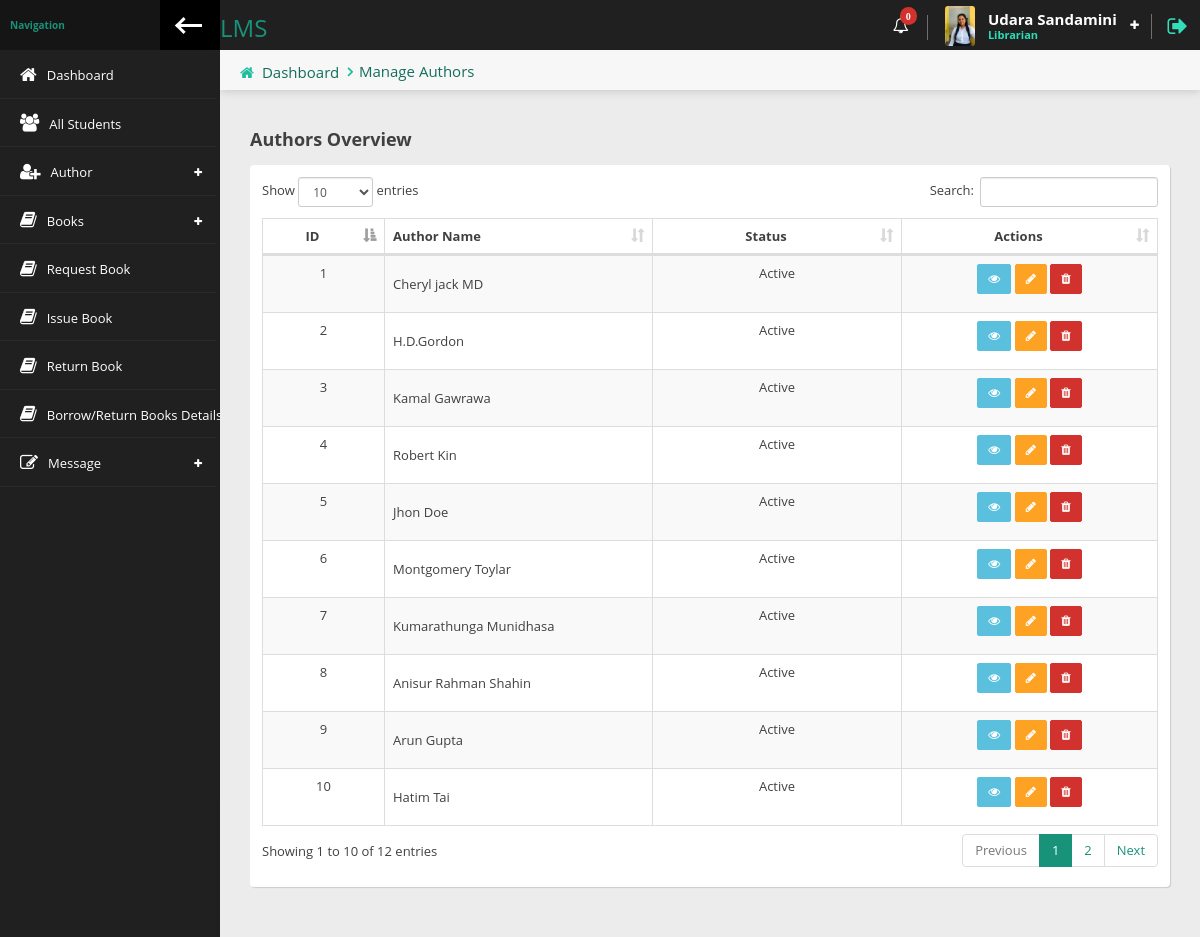
Page /librarian/manageauthor.php (signed in) on the committed database.
### tables this page shows
CREATE TABLE `libraian` (
  `id` int(11) NOT NULL,
  `name` varchar(100) NOT NULL,
  `email` varchar(150) NOT NULL,
  `username` varchar(50) NOT NULL,
  `tag` varchar(50) NOT NULL,
  `password` varchar(150) NOT NULL,
  `phone` varchar(20) NOT NULL,
  `date` timestamp NOT NULL DEFAULT current_timestamp(),
  `image` varchar(150) DEFAULT NULL,
  `city` varchar(20) NOT NULL
);

CREATE TABLE `authors` (
  `id` int(11) NOT NULL,
  `author_name` varchar(100) NOT NULL,
  `status` enum('Active','Inactive') NOT NULL,
  `created_at` timestamp NOT NULL DEFAULT current_timestamp()
);

### librarian/manageauthor.php (the view, shortened to what this page needs)
<?php
require_once 'header.php';
include('../include/db.php');
?>
<div class="content-header">
    <div class="leftside-content-header">
        <ul class="breadcrumbs">
            <li><i class="fa fa-home" aria-hidden="true"></i><a href="#">Dashboard</a></li>
            <li><a href="">Manage Authors</a></li>
        </ul>
    </div>
</div>
<div class="row animated fadeInUp">
    <div class="col-12 col-sm-10 col-md-12">
        <h4 class="section-subtitle"><b>Authors Overview</b></h4>
        <div class="panel">
            <div class="panel-content">
                <div class="table-responsive">
                    <table id="basic-table" class="data-table table table-striped nowrap table-hover table-bordered border" cellspacing="0" width="100%">
                    <thead>
    <tr>
        <th class="text-center" style="width: 100px;">ID</th>
        <th class="text-left" style="vertical-align: middle; width: 250px;">Author Name</th>
        <th class="text-center" style="width: 250px;">Status</th>
        <th class="text-center" style="width: 250px;">Actions</th>
    </tr>
</thead>
<tbody class="text-center">
    <?php
    $sql = "SELECT * FROM `authors` ORDER BY `id` DESC";
    $result = mysqli_query($con, $sql);
    while($row = mysqli_fetch_assoc($result)){ ?>
    <tr>
        <td class="text-center"><?= $row['id'] ?></td>
        <td class="text-left" style="vertical-align: middle;"><?= $row['author_name'] ?></td>
        <td class="text-center"><?= $row['status'] ?></td>
        <td class="text-center">
            <a href="" class="btn btn-info btn-sm" data-toggle="modal" data-target="#author-<?= $row['id'] ?>"><i class="fa fa-eye"></i></a>
            <a href="" class="btn btn-warning btn-sm" data-toggle="modal" data-target="#authoredit-<?= $row['id'] ?>"><i class="fa fa-pencil"></i></a>
            <a href="deleteauthor.php?id=<?= base64_encode($row['id']) ?>" class="btn btn-danger btn-sm" onclick="return confirm('Are you sure?')"><i class="fa fa-trash"></i></a>
        </td>
    </tr>
    <?php } ?>
</tbody>
                    </table>
                </div>
            </div>
        </div>
    </div>
</div>
<?php require_once 'footer.php'; ?>

### librarian/header.php (shortened to what this page needs)
<?php
include('../include/db.php');
$id = $_SESSION['admin_success_id'];
$sql = "SELECT * FROM libraian WHERE id = $id";
$result = mysqli_query($con,$sql);
$data = mysqli_fetch_assoc($result);
$page = explode('/', $_SERVER['PHP_SELF']);
$page = end($page);
$sql_requests = "SELECT COUNT(*) AS request_count FROM request_book";
$request_result = mysqli_query($con, $sql_requests);
$request_data = mysqli_fetch_assoc($request_result);
$request_count = $request_data['request_count'];
?>
<!doctype html>
<html lang="en" class="fixed left-sidebar-top">
<head>
    <link href="../assets/vendor/pace/pace-theme-minimal.css" rel="stylesheet" />
    <link rel="stylesheet" href="../assets/vendor/bootstrap/css/bootstrap.css">
    <link rel="stylesheet" href="../assets/vendor/font-awesome/css/font-awesome.css">
    <link rel="stylesheet" href="../assets/vendor/animate.css/animate.css">
    <link rel="stylesheet" href="../assets/vendor/toastr/toastr.min.css">
    <link rel="stylesheet" href="../assets/vendor/magnific-popup/magnific-popup.css">
    <link rel="stylesheet" href="../assets/vendor/vendor/data-table/media/css/dataTables.bootstrap.min.css">
    <link rel="stylesheet" href="../assets/stylesheets/css/style.css">
</head>
<body>
    <div class="wrap">
        <div class="page-header">
            <div class="leftside-header">
                <div class="logo">
                    <a href="index.php" class="on-click">
                        <h3>LMS</h3>
                    </a>
                </div>
            </div>
            <div class="rightside-header">
                <div class="header-section hidden-xs" id="notice-headerbox">
                    <div class="notice" id="alerts-notice">
                        <i class="fa fa-bell-o" aria-hidden="true">
                            <span class="badge badge-xs badge-top-right x-danger"><?= $request_count ?></span>
                        </i>
                    </div>
                </div>
                <div class="header-section" id="user-headerbox">
                    <div class="user-header-wrap">
                        <div class="user-photo">
                            <img alt="profile photo" src="../images/libraian/<?= $data['image'];?>" />
                        </div>
                        <div class="user-info">
                            <span class="user-name"><?=$data['name'] ?></span>
                            <span class="user-profile">Librarian</span>
                        </div>
                        <i class="fa fa-plus icon-open" aria-hidden="true"></i>
                    </div>
                </div>
                <div class="header-section">
                    <a href="logout.php" data-toggle="tooltip" data-placement="left" title="Logout"><i class="fa fa-sign-out log-out" aria-hidden="true"></i></a>
                </div>
            </div>
        </div>
        <div class="page-body">
            <div class="left-sidebar">
                <div class="left-sidebar-header">
                    <div class="left-sidebar-title">Navigation</div>
                    <div class="left-sidebar-toggle c-hamburger c-hamburger--htla hidden-xs" data-toggle-class="left-sidebar-collapsed" data-target="html">
                        <span></span>
                    </div>
                </div>
                <div id="left-nav" class="nano">
                    <div class="nano-content">
                        <nav>
                            <ul class="nav nav-left-lines" id="main-nav">
                                <li class="<?=($page == 'index.php') ? 'active-item' : '' ?>"><a href="index.php"><i class="fa fa-home" aria-hidden="true"></i><span>Dashboard</span></a></li>
                                <li class="<?=($page == 'students.php') ? 'active-item' : '' ?>"><a href="students.php"><i class="fa fa-users" aria-hidden="true"></i><span>All Students</span></a></li>
                                <li class="has-child-item close-item <?=($page == 'managebook.php'|| $page == 'addbook.php') ? 'open-item' : '' ?>">
                                    <a><i class="fa fa-user-plus" aria-hidden="true"></i><span>Author</span></a>
                                </li>
                                <li class="has-child-item close-item <?=($page == 'managebook.php'|| $page == 'addbook.php') ? 'open-item' : '' ?>">
                                    <a><i class="fa fa-book" aria-hidden="true"></i><span>Books</span></a>
                                </li>
                                <li class="<?=($page == 'requestbook.php') ? 'active-item' : '' ?>"><a href="requestbook.php"><i class="fa fa-book" aria-hidden="true"></i><span>Request Book</span></a></li>
                                <li class="<?=($page == 'issuebook.php') ? 'active-item' : '' ?>"><a href="issuebook.php"><i class="fa fa-book" aria-hidden="true"></i><span>Issue Book</span></a></li>
                                <li class="<?=($page == 'returnbook.php') ? 'active-item' : '' ?>"><a href="returnbook.php"><i class="fa fa-book" aria-hidden="true"></i><span>Return Book</span></a></li>
                                <li class="<?=($page == 'borrow_return.php') ? 'active-item' : '' ?>"><a href="borrow_return.php"><i class="fa fa-book" aria-hidden="true"></i><span>Borrow/Return Books Details</span></a></li>
                                <li class="has-child-item close-item <?=($page == 'send_message.php'|| $page == 'show_message.php') ? 'open-item' : '' ?>">
                                    <a><i class="fa fa-pencil-square-o" aria-hidden="true"></i><span>Message</span></a>
                                </li>
                            </ul>
                        </nav>
                    </div>
                </div>
            </div>
            <div class="content">

### rows in the picture
libraian: image (picture), name "Udara Sandamini"
authors: id "10", author_name "Hatim Tai", status "Active"
authors: id "9", author_name "Arun Gupta", status "Active"
authors: id "8", author_name "Anisur Rahman Shahin", status "Active"
authors: id "7", author_name "Kumarathunga Munidhasa", status "Active"
authors: id "6", author_name "Montgomery Toylar", status "Active"
authors: id "5", author_name "Jhon Doe", status "Active"
authors: id "4", author_name "Robert Kin", status "Active"
authors: id "3", author_name "Kamal Gawrawa", status "Active"
authors: id "2", author_name "H.D.Gordon", status "Active"
authors: id "1", author_name "Cheryl jack MD", status "Active"

### other values in the picture
$request_count "0"
